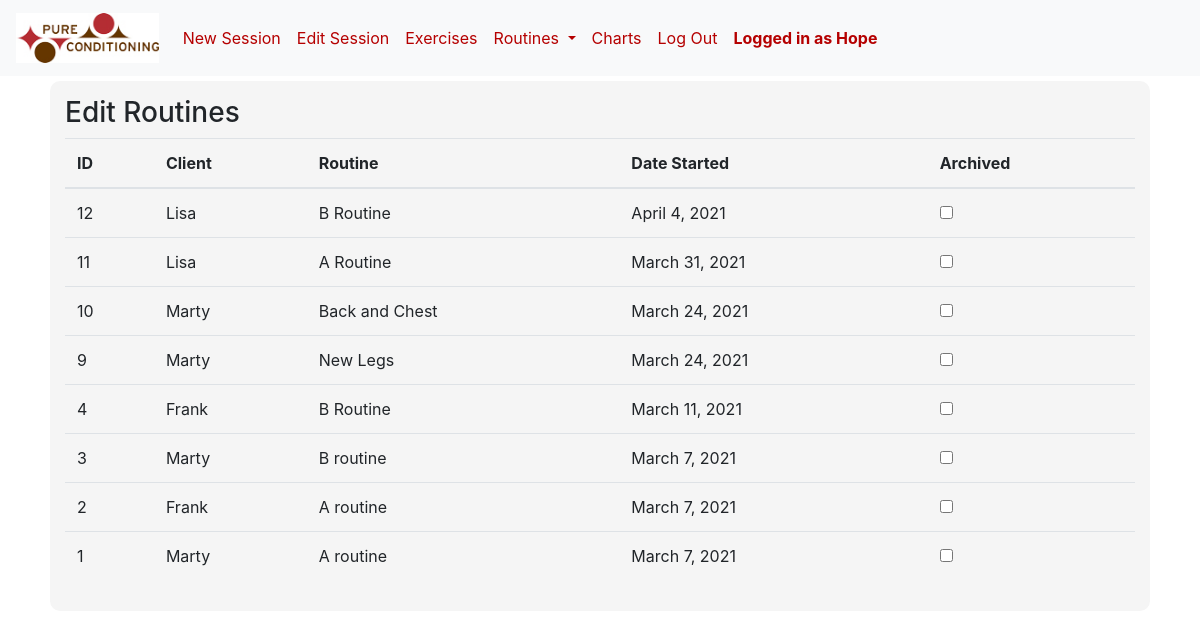
Screenshot of /routines/edit (signed in) with the database file from the repository.
### train/models.py (models this page shows, shortened)
class User(AbstractUser):
    user_choices = [('CL', 'client'), ('TR', 'trainer'), ('AD', 'admin')]
    def __str__(self):
        return f"{self.first_name}"

class Routine(models.Model):
    name = models.CharField(max_length=20, verbose_name='Routine Name')
    startdate = models.DateField(auto_now_add=True)
    client = models.ForeignKey("User", on_delete=models.CASCADE, related_name="routines",
                              limit_choices_to={'is_staff': 'False'})
    exercises = models.ManyToManyField("Exercise", related_name="routines")
    archived = models.BooleanField(default=False)

### train/views.py (the view)
# urls.py: path("routines/edit", views.routinelist, name="routinelist"),
@staff_member_required(login_url="/login")
def routinelist(request):
    routines = Routine.objects.all().order_by('-pk')
    return render(request, "train/routinelist.html", {
        "routines": routines
    })

### train/templates/train/routinelist.html (shortened to what this page needs)
{% extends "train/layout.html" %}
{% load static %}
{% block body %}
<div class="container">
    <div class="set-group">
        <h3>Edit Routines</h3>
        <table class="table table-hover">
            <thead>
                <th>ID</th>
                <th>Client</th>
                <th>Routine</th>
                <th>Date Started</th>
                <th>Archived</th>
            <tbody>
                {% for routine in routines %}
                    <tr id="{{routine.pk}}" class="hover-row">
                        <td>{{routine.pk}}</td>
                        <td>{{routine.client}}</td>
                        <td>{{routine.name}}</td>
                        <td>{{routine.startdate}}</td>
                        <td>
                            {% if routine.archived %}
                                <input type="checkbox" checked class="check" data-routine="{{routine.pk}}">
                            {% else %}
                                <input type="checkbox" class="check" data-routine="{{routine.pk}}">
                            {% endif %}
                        </td>
                    </tr>
                {% endfor %}
            </tbody>
        </table>
    </div>
</div>
{% endblock %}

### train/templates/train/layout.html (shortened to what this page needs)
{% load static %}
<!DOCTYPE html>
<html lang="en">
    <head>
        <link rel="stylesheet" href="https://stackpath.bootstrapcdn.com/bootstrap/4.4.1/css/bootstrap.min.css">
        <link rel="stylesheet" href="{% static 'train/styles.css' %}">
    </head>
    <body>
        <nav class="navbar navbar-expand-lg navbar-light bg-light">
            <a class="navbar-brand" href="{% url 'index' %}">
                <img src="{% static 'train/logo.jpg' %}" height="50"></a>
            <div class="collapse navbar-collapse" id="navbarSupportedContent">
                <ul class="navbar-nav">
                    {% if user.is_authenticated %}
                        {% if user.is_staff %}
                            <li class="nav-item">
                                <a class="nav-link" href="{% url 'newsession' %}">New Session</a>
                            </li>
                            <li class="nav-item">
                                <a class="nav-link" href="{% url 'editsession' %}">Edit Session</a>
                            </li>
                            <li class="nav-item">
                                <a class="nav-link" href="{% url 'exerciseview' %}">Exercises</a>
                            </li>
                            <li class="nav-item dropdown">
                                <a class="nav-link dropdown-toggle" href="#" id="navbarDropdownMenuLink" data-toggle="dropdown"
                                    aria-haspopup="true" aria-expanded="false">Routines </a>
                            </li>
                            <li class="nav-item">
                                <a class="nav-link" href="{% url 'charts' %}">Charts</a>
                            </li>
                        {% endif %}
                        <li class="nav-item">
                            <a class="nav-link" href="{% url 'logout' %}">Log Out</a>
                        </li>
                        <li class="nav-item">
                            <b><a class="nav-link disabled">Logged in as {{request.user}}</a></b>
                        </li>
                    {% endif %}
                </ul>
            </div>
        </nav>
        {% block body %}
        {% endblock %}
    </body>
</html>

### train/static/train/styles.css (style rules this page uses)
body, html { height: 95%; }
.nav-link { color: #B50000 !important; }
.set-group { margin: 5px; padding: 15px; background-color: #F5F5F5; border-radius: 10px; overflow: auto; }
th, td { padding: 5px; }
.hover-row { cursor: pointer; }

### rows the page displays
User: user "Hope"
Routine: pk "12", client "Lisa", name "B Routine", startdate "April 4, 2021"
Routine: pk "11", client "Lisa", name "A Routine", startdate "March 31, 2021"
Routine: pk "10", client "Marty", name "Back and Chest", startdate "March 24, 2021"
Routine: pk "9", client "Marty", name "New Legs", startdate "March 24, 2021"
Routine: pk "4", client "Frank", name "B Routine", startdate "March 11, 2021"
Routine: pk "3", client "Marty", name "B routine", startdate "March 7, 2021"
Routine: pk "2", client "Frank", name "A routine", startdate "March 7, 2021"
Routine: pk "1", client "Marty", name "A routine", startdate "March 7, 2021"
